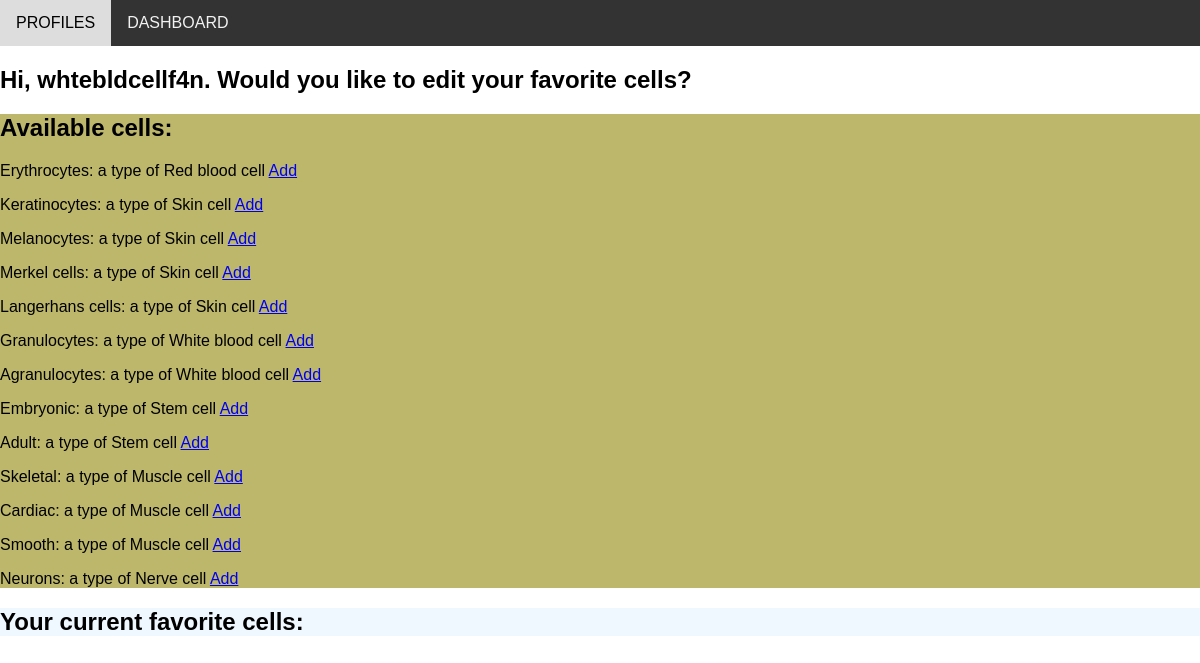
The app's page /profile/1 with its own data.
### models.py (models this page shows, shortened)
class User(db.Model):
  id = db.Column(db.Integer, primary_key = True)
  username = db.Column(db.String(50), index = True, unique = True)
  favcell_id = db.Column(db.Integer, db.ForeignKey('favcell.id'))

class Cell(db.Model):
  id = db.Column(db.Integer, primary_key = True)
  cellname = db.Column(db.String(50), index = True, unique = True)
  cellgroup = db.Column(db.String(50), index = True, unique = False)
  n = db.Column(db.Integer, index = False, unique = False)
  def __repr__(self):
        return "{}: a type of {}".format(self.cellname, self.cellgroup)

### routes.py (the view)
@app.route('/profile/<int:user_id>')
def profile(user_id):
   user = User.query.filter_by(id = user_id).first_or_404(description = "No such user found.")
   cells = Cell.query.all()
   my_favcell = Favcell.query.get(user.favcell_id)
   return render_template('profile.html', user = user, cells = cells, my_favcell = my_favcell)

### templates/profile.html (shortened to what this page needs)
{% extends "_base.html" %}
{% block content %}
<h2>Hi, {{user.username}}. Would you like to edit your favorite cells?</h2>
<div class="row">
  <div class="column" style="background-color:#BDB76B;">
    <h2>Available cells:</h2>
    {% for cell in cells %}
        <p>{{cell}} {% if my_favcell %}<a href="{{url_for('add_item', user_id = user.id, cell_id = cell.id, favcell_id = my_favcell.id)}}">Add</a>{% endif %}</p>
    {% endfor %}
  </div>
  <div class="column" style="background-color:#F0F8FF;">
    <h2>Your current favorite cells:</h2>
  </div>
</div>
{% endblock %}

### static/my_style.css (style rules this page uses)
* { box-sizing: border-box; font-family: Arial, Helvetica, sans-serif; }
body { margin: 0; font-family: Arial, Helvetica, sans-serif; }

### records on screen
User: username "whtebldcellf4n"
Cell: cellname+cellgroup "Erythrocytes: a type of Red blood cell"
Cell: cellname+cellgroup "Keratinocytes: a type of Skin cell"
Cell: cellname+cellgroup "Melanocytes: a type of Skin cell"
Cell: cellname+cellgroup "Merkel cells: a type of Skin cell"
Cell: cellname+cellgroup "Langerhans cells: a type of Skin cell"
Cell: cellname+cellgroup "Granulocytes: a type of White blood cell"
Cell: cellname+cellgroup "Agranulocytes: a type of White blood cell"
Cell: cellname+cellgroup "Embryonic: a type of Stem cell"
Cell: cellname+cellgroup "Adult: a type of Stem cell"
Cell: cellname+cellgroup "Skeletal: a type of Muscle cell"
Cell: cellname+cellgroup "Cardiac: a type of Muscle cell"
Cell: cellname+cellgroup "Smooth: a type of Muscle cell"
Cell: cellname+cellgroup "Neurons: a type of Nerve cell"
